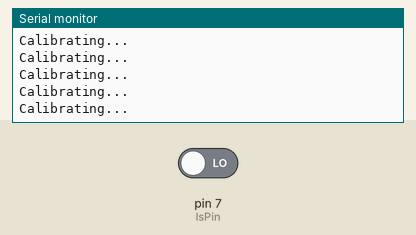
Simulated run of this sketch. Board: Arduino Uno, built with avr-gcc and run on an emulated ATmega328P. Shown: the last lines printed to the serial monitor. Inputs (shaded band) come from the test bench; at power-on: pin 7 (lsPin) LOW.

Above: at 1.2 s.
1.3 s: pin 7 (lsPin) driven HIGH
At 1.31 s:
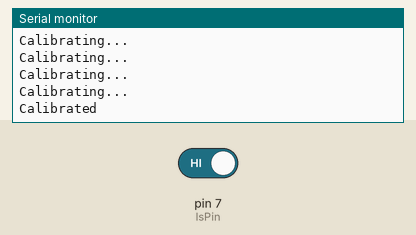
At 1.71 s:
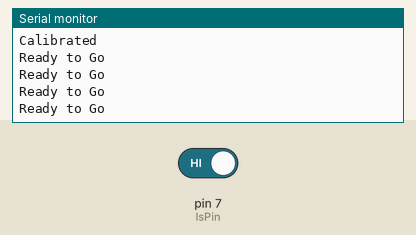

The sketch:

arduino_limitSwitch.ino
```cpp
// Wiring found here: https://psc.byu.edu/00000179-d3ea-d26e-a37b-fffaa40b0001/limit-switch-wiring

#define lsPin 7
bool lsState;

double upperLim = 0;
bool upperSet = 1;

void setup() {
  // put your setup code here, to run once:
  Serial.begin(9600);

  pinMode(lsPin, INPUT);
}

void loop() {
  // put your main code here, to run repeatedly:
  while (upperSet){
    lsState = digitalRead(lsPin);

    if (lsState) {
      upperLim = 90;
      upperSet = 0;
      Serial.println("Calibrated");
    }
    else{
      Serial.println("Calibrating...");
    }

    delay(100);
  }

  Serial.println("Ready to Go");
  delay(100);
}
```

Measured:
- after the input at 1.3 s, the serial monitor: prints a new line at once (image 1)
